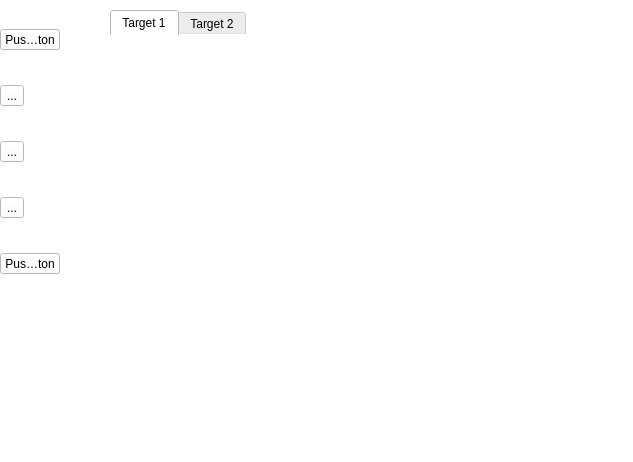
<?xml version="1.0" encoding="UTF-8"?>
<ui version="4.0">
 <class>Dialog</class>
 <widget class="QDialog" name="Dialog">
  <property name="geometry">
   <rect>
    <x>0</x>
    <y>0</y>
    <width>633</width>
    <height>462</height>
   </rect>
  </property>
  <property name="windowTitle">
   <string>Dialog</string>
  </property>
  <property name="styleSheet">
   <string notr="true">background-color: rgb(255, 255, 255);</string>
  </property>
  <widget class="QTabWidget" name="tabWidget">
   <property name="geometry">
    <rect>
     <x>110</x>
     <y>10</y>
     <width>521</width>
     <height>451</height>
    </rect>
   </property>
   <property name="palette">
    <palette>
     <active>
      <colorrole role="WindowText">
       <brush brushstyle="SolidPattern">
        <color alpha="255">
         <red>0</red>
         <green>0</green>
         <blue>0</blue>
        </color>
       </brush>
      </colorrole>
      <colorrole role="Button">
       <brush brushstyle="SolidPattern">
        <color alpha="255">
         <red>255</red>
         <green>255</green>
         <blue>255</blue>
        </color>
       </brush>
      </colorrole>
      <colorrole role="Text">
       <brush brushstyle="SolidPattern">
        <color alpha="255">
         <red>0</red>
         <green>0</green>
         <blue>0</blue>
        </color>
       </brush>
      </colorrole>
      <colorrole role="ButtonText">
       <brush brushstyle="SolidPattern">
        <color alpha="255">
         <red>0</red>
         <green>0</green>
         <blue>0</blue>
        </color>
       </brush>
      </colorrole>
      <colorrole role="Base">
       <brush brushstyle="SolidPattern">
        <color alpha="255">
         <red>255</red>
         <green>255</green>
         <blue>255</blue>
        </color>
       </brush>
      </colorrole>
      <colorrole role="Window">
       <brush brushstyle="SolidPattern">
        <color alpha="255">
         <red>255</red>
         <green>255</green>
         <blue>255</blue>
        </color>
       </brush>
      </colorrole>
     </active>
     <inactive>
      <colorrole role="WindowText">
       <brush brushstyle="SolidPattern">
        <color alpha="255">
         <red>0</red>
         <green>0</green>
         <blue>0</blue>
        </color>
       </brush>
      </colorrole>
      <colorrole role="Button">
       <brush brushstyle="SolidPattern">
        <color alpha="255">
         <red>255</red>
         <green>255</green>
         <blue>255</blue>
        </color>
       </brush>
      </colorrole>
      <colorrole role="Text">
       <brush brushstyle="SolidPattern">
        <color alpha="255">
         <red>0</red>
         <green>0</green>
         <blue>0</blue>
        </color>
       </brush>
      </colorrole>
      <colorrole role="ButtonText">
       <brush brushstyle="SolidPattern">
        <color alpha="255">
         <red>0</red>
         <green>0</green>
         <blue>0</blue>
        </color>
       </brush>
      </colorrole>
      <colorrole role="Base">
       <brush brushstyle="SolidPattern">
        <color alpha="255">
         <red>255</red>
         <green>255</green>
         <blue>255</blue>
        </color>
       </brush>
      </colorrole>
      <colorrole role="Window">
       <brush brushstyle="SolidPattern">
        <color alpha="255">
         <red>255</red>
         <green>255</green>
         <blue>255</blue>
        </color>
       </brush>
      </colorrole>
     </inactive>
     <disabled>
      <colorrole role="WindowText">
       <brush brushstyle="SolidPattern">
        <color alpha="255">
         <red>0</red>
         <green>0</green>
         <blue>0</blue>
        </color>
       </brush>
      </colorrole>
      <colorrole role="Button">
       <brush brushstyle="SolidPattern">
        <color alpha="255">
         <red>255</red>
         <green>255</green>
         <blue>255</blue>
        </color>
       </brush>
      </colorrole>
      <colorrole role="Text">
       <brush brushstyle="SolidPattern">
        <color alpha="255">
         <red>0</red>
         <green>0</green>
         <blue>0</blue>
        </color>
       </brush>
      </colorrole>
      <colorrole role="ButtonText">
       <brush brushstyle="SolidPattern">
        <color alpha="255">
         <red>0</red>
         <green>0</green>
         <blue>0</blue>
        </color>
       </brush>
      </colorrole>
      <colorrole role="Base">
       <brush brushstyle="SolidPattern">
        <color alpha="255">
         <red>255</red>
         <green>255</green>
         <blue>255</blue>
        </color>
       </brush>
      </colorrole>
      <colorrole role="Window">
       <brush brushstyle="SolidPattern">
        <color alpha="255">
         <red>255</red>
         <green>255</green>
         <blue>255</blue>
        </color>
       </brush>
      </colorrole>
     </disabled>
    </palette>
   </property>
   <property name="styleSheet">
    <string notr="true">color: rgb(0, 0, 0);
border-left-color: rgb(170, 0, 127);</string>
   </property>
   <property name="currentIndex">
    <number>0</number>
   </property>
   <widget class="QWidget" name="tab">
    <property name="palette">
     <palette>
      <active>
       <colorrole role="WindowText">
        <brush brushstyle="SolidPattern">
         <color alpha="255">
          <red>0</red>
          <green>0</green>
          <blue>0</blue>
         </color>
        </brush>
       </colorrole>
       <colorrole role="Button">
        <brush brushstyle="SolidPattern">
         <color alpha="255">
          <red>255</red>
          <green>255</green>
          <blue>255</blue>
         </color>
        </brush>
       </colorrole>
       <colorrole role="Text">
        <brush brushstyle="SolidPattern">
         <color alpha="255">
          <red>0</red>
          <green>0</green>
          <blue>0</blue>
         </color>
        </brush>
       </colorrole>
       <colorrole role="ButtonText">
        <brush brushstyle="SolidPattern">
         <color alpha="255">
          <red>0</red>
          <green>0</green>
          <blue>0</blue>
         </color>
        </brush>
       </colorrole>
       <colorrole role="Base">
        <brush brushstyle="SolidPattern">
         <color alpha="255">
          <red>255</red>
          <green>255</green>
          <blue>255</blue>
         </color>
        </brush>
       </colorrole>
       <colorrole role="Window">
        <brush brushstyle="SolidPattern">
         <color alpha="255">
          <red>255</red>
          <green>255</green>
          <blue>255</blue>
         </color>
        </brush>
       </colorrole>
      </active>
      <inactive>
       <colorrole role="WindowText">
        <brush brushstyle="SolidPattern">
         <color alpha="255">
          <red>0</red>
          <green>0</green>
          <blue>0</blue>
         </color>
        </brush>
       </colorrole>
       <colorrole role="Button">
        <brush brushstyle="SolidPattern">
         <color alpha="255">
          <red>255</red>
          <green>255</green>
          <blue>255</blue>
         </color>
        </brush>
       </colorrole>
       <colorrole role="Text">
        <brush brushstyle="SolidPattern">
         <color alpha="255">
          <red>0</red>
          <green>0</green>
          <blue>0</blue>
         </color>
        </brush>
       </colorrole>
       <colorrole role="ButtonText">
        <brush brushstyle="SolidPattern">
         <color alpha="255">
          <red>0</red>
          <green>0</green>
          <blue>0</blue>
         </color>
        </brush>
       </colorrole>
       <colorrole role="Base">
        <brush brushstyle="SolidPattern">
         <color alpha="255">
          <red>255</red>
          <green>255</green>
          <blue>255</blue>
         </color>
        </brush>
       </colorrole>
       <colorrole role="Window">
        <brush brushstyle="SolidPattern">
         <color alpha="255">
          <red>255</red>
          <green>255</green>
          <blue>255</blue>
         </color>
        </brush>
       </colorrole>
      </inactive>
      <disabled>
       <colorrole role="WindowText">
        <brush brushstyle="SolidPattern">
         <color alpha="255">
          <red>0</red>
          <green>0</green>
          <blue>0</blue>
         </color>
        </brush>
       </colorrole>
       <colorrole role="Button">
        <brush brushstyle="SolidPattern">
         <color alpha="255">
          <red>255</red>
          <green>255</green>
          <blue>255</blue>
         </color>
        </brush>
       </colorrole>
       <colorrole role="Text">
        <brush brushstyle="SolidPattern">
         <color alpha="255">
          <red>0</red>
          <green>0</green>
          <blue>0</blue>
         </color>
        </brush>
       </colorrole>
       <colorrole role="ButtonText">
        <brush brushstyle="SolidPattern">
         <color alpha="255">
          <red>0</red>
          <green>0</green>
          <blue>0</blue>
         </color>
        </brush>
       </colorrole>
       <colorrole role="Base">
        <brush brushstyle="SolidPattern">
         <color alpha="255">
          <red>255</red>
          <green>255</green>
          <blue>255</blue>
         </color>
        </brush>
       </colorrole>
       <colorrole role="Window">
        <brush brushstyle="SolidPattern">
         <color alpha="255">
          <red>255</red>
          <green>255</green>
          <blue>255</blue>
         </color>
        </brush>
       </colorrole>
      </disabled>
     </palette>
    </property>
    <attribute name="title">
     <string>Target 1</string>
    </attribute>
   </widget>
   <widget class="QWidget" name="tab_2">
    <property name="palette">
     <palette>
      <active>
       <colorrole role="WindowText">
        <brush brushstyle="SolidPattern">
         <color alpha="255">
          <red>0</red>
          <green>0</green>
          <blue>0</blue>
         </color>
        </brush>
       </colorrole>
       <colorrole role="Button">
        <brush brushstyle="SolidPattern">
         <color alpha="255">
          <red>255</red>
          <green>255</green>
          <blue>255</blue>
         </color>
        </brush>
       </colorrole>
       <colorrole role="Text">
        <brush brushstyle="SolidPattern">
         <color alpha="255">
          <red>0</red>
          <green>0</green>
          <blue>0</blue>
         </color>
        </brush>
       </colorrole>
       <colorrole role="ButtonText">
        <brush brushstyle="SolidPattern">
         <color alpha="255">
          <red>0</red>
          <green>0</green>
          <blue>0</blue>
         </color>
        </brush>
       </colorrole>
       <colorrole role="Base">
        <brush brushstyle="SolidPattern">
         <color alpha="255">
          <red>255</red>
          <green>255</green>
          <blue>255</blue>
         </color>
        </brush>
       </colorrole>
       <colorrole role="Window">
        <brush brushstyle="SolidPattern">
         <color alpha="255">
          <red>255</red>
          <green>255</green>
          <blue>255</blue>
         </color>
        </brush>
       </colorrole>
      </active>
      <inactive>
       <colorrole role="WindowText">
        <brush brushstyle="SolidPattern">
         <color alpha="255">
          <red>0</red>
          <green>0</green>
          <blue>0</blue>
         </color>
        </brush>
       </colorrole>
       <colorrole role="Button">
        <brush brushstyle="SolidPattern">
         <color alpha="255">
          <red>255</red>
          <green>255</green>
          <blue>255</blue>
         </color>
        </brush>
       </colorrole>
       <colorrole role="Text">
        <brush brushstyle="SolidPattern">
         <color alpha="255">
          <red>0</red>
          <green>0</green>
          <blue>0</blue>
         </color>
        </brush>
       </colorrole>
       <colorrole role="ButtonText">
        <brush brushstyle="SolidPattern">
         <color alpha="255">
          <red>0</red>
          <green>0</green>
          <blue>0</blue>
         </color>
        </brush>
       </colorrole>
       <colorrole role="Base">
        <brush brushstyle="SolidPattern">
         <color alpha="255">
          <red>255</red>
          <green>255</green>
          <blue>255</blue>
         </color>
        </brush>
       </colorrole>
       <colorrole role="Window">
        <brush brushstyle="SolidPattern">
         <color alpha="255">
          <red>255</red>
          <green>255</green>
          <blue>255</blue>
         </color>
        </brush>
       </colorrole>
      </inactive>
      <disabled>
       <colorrole role="WindowText">
        <brush brushstyle="SolidPattern">
         <color alpha="255">
          <red>0</red>
          <green>0</green>
          <blue>0</blue>
         </color>
        </brush>
       </colorrole>
       <colorrole role="Button">
        <brush brushstyle="SolidPattern">
         <color alpha="255">
          <red>255</red>
          <green>255</green>
          <blue>255</blue>
         </color>
        </brush>
       </colorrole>
       <colorrole role="Text">
        <brush brushstyle="SolidPattern">
         <color alpha="255">
          <red>0</red>
          <green>0</green>
          <blue>0</blue>
         </color>
        </brush>
       </colorrole>
       <colorrole role="ButtonText">
        <brush brushstyle="SolidPattern">
         <color alpha="255">
          <red>0</red>
          <green>0</green>
          <blue>0</blue>
         </color>
        </brush>
       </colorrole>
       <colorrole role="Base">
        <brush brushstyle="SolidPattern">
         <color alpha="255">
          <red>255</red>
          <green>255</green>
          <blue>255</blue>
         </color>
        </brush>
       </colorrole>
       <colorrole role="Window">
        <brush brushstyle="SolidPattern">
         <color alpha="255">
          <red>255</red>
          <green>255</green>
          <blue>255</blue>
         </color>
        </brush>
       </colorrole>
      </disabled>
     </palette>
    </property>
    <attribute name="title">
     <string>Target 2</string>
    </attribute>
   </widget>
  </widget>
  <widget class="QWidget" name="">
   <property name="geometry">
    <rect>
     <x>0</x>
     <y>0</y>
     <width>60</width>
     <height>303</height>
    </rect>
   </property>
   <layout class="QVBoxLayout" name="verticalLayout">
    <item>
     <widget class="QToolButton" name="toolButton">
      <property name="text">
       <string>PushButton</string>
      </property>
      <property name="icon">
       <iconset>
        <normalon>../../../../../Documents/PyQt/search.png</normalon>
       </iconset>
      </property>
      <property name="iconSize">
       <size>
        <width>48</width>
        <height>48</height>
       </size>
      </property>
     </widget>
    </item>
    <item>
     <widget class="QToolButton" name="toolButton_2">
      <property name="text">
       <string>...</string>
      </property>
      <property name="icon">
       <iconset>
        <normalon>../../../../../Documents/PyQt/integ.png</normalon>
       </iconset>
      </property>
      <property name="iconSize">
       <size>
        <width>48</width>
        <height>48</height>
       </size>
      </property>
     </widget>
    </item>
    <item>
     <widget class="QToolButton" name="toolButton_3">
      <property name="text">
       <string>...</string>
      </property>
      <property name="icon">
       <iconset>
        <normalon>../../../../../Documents/PyQt/morph.png</normalon>
       </iconset>
      </property>
      <property name="iconSize">
       <size>
        <width>48</width>
        <height>48</height>
       </size>
      </property>
     </widget>
    </item>
    <item>
     <widget class="QToolButton" name="toolButton_4">
      <property name="text">
       <string>...</string>
      </property>
      <property name="icon">
       <iconset>
        <normalon>../../../../../Documents/PyQt/arrows.png</normalon>
       </iconset>
      </property>
      <property name="iconSize">
       <size>
        <width>48</width>
        <height>48</height>
       </size>
      </property>
     </widget>
    </item>
    <item>
     <widget class="QToolButton" name="toolButton1">
      <property name="styleSheet">
       <string notr="true"/>
      </property>
      <property name="text">
       <string>PushButton</string>
      </property>
      <property name="icon">
       <iconset>
        <normalon>../../../../../Documents/PyQt/cut.png</normalon>
       </iconset>
      </property>
      <property name="iconSize">
       <size>
        <width>48</width>
        <height>48</height>
       </size>
      </property>
     </widget>
    </item>
   </layout>
  </widget>
 </widget>
 <resources/>
 <connections/>
</ui>
